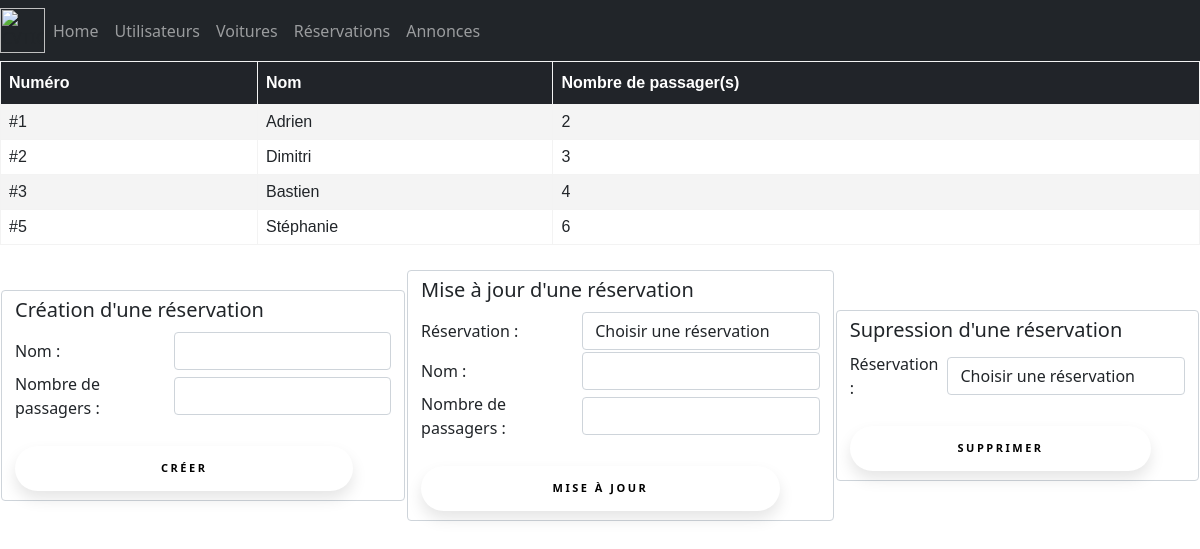
Page /reservations_crud.php on the earlier database version.
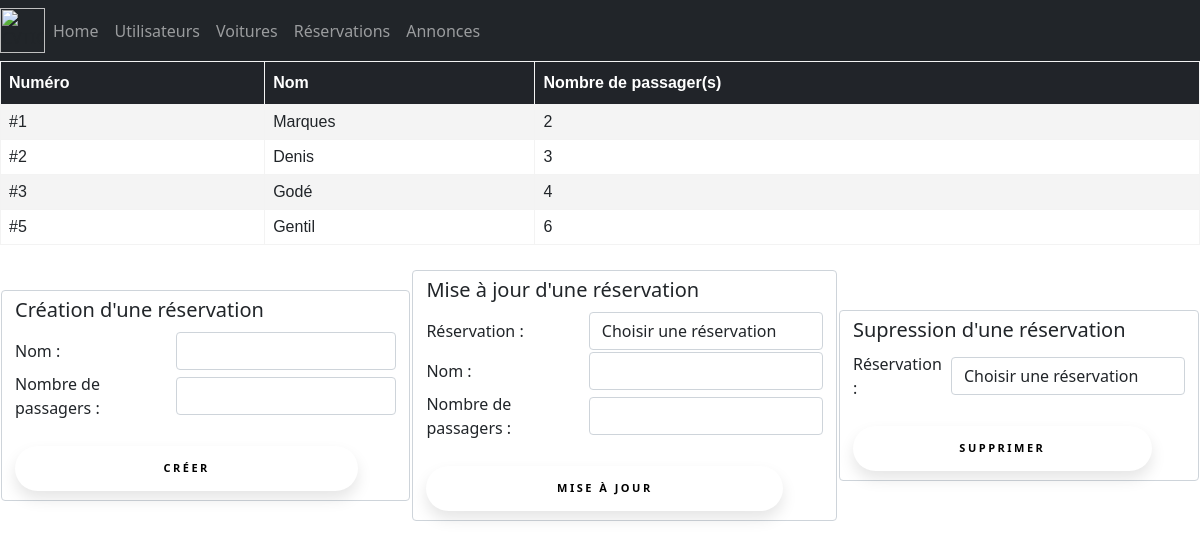
Same page on the later database version.
### tables this page shows
CREATE TABLE `reservations` (
  `id` int NOT NULL,
  `title` varchar(255) NOT NULL,
  `nbrPassengers` int NOT NULL
);

### class/Services/DataBaseService.php (called while the page is built, shortened)
<?php
class DataBaseService
{
    private $connection;
    public function __construct()
    {
        try {
            $this->connection = new PDO(
                'mysql:host=' . self::HOST . ';port=' . self::PORT . ';dbname=' . self::DATABASE_NAME,
                self::MYSQL_USER,
                self::MYSQL_PASSWORD
            );
            $this->connection->exec("SET CHARACTER SET utf8");
        } catch (Exception $e) {
            echo 'Erreur : ' . $e->getMessage();
        }
    }
    public function getReservations(): array
    {
        $reservations = [];
        $sql = 'SELECT * FROM reservations';
        $query = $this->connection->query($sql);
        $results = $query->fetchAll(PDO::FETCH_ASSOC);
        if (!empty($results)) {
            $reservations = $results;
        }
        return $reservations;
    }
}

### class/Services/ReservationsService.php (called while the page is built, shortened)
<?php
class ReservationsService
{
    public function getReservations(): array
    {
        $reservations = [];
        $dataBaseService = new DataBaseService();
        $reservationsDTO = $dataBaseService->getReservations();
        if (!empty($reservationsDTO)) {
            foreach ($reservationsDTO as $reservationDTO) {
                $reservation = new Reservation();
                $reservation->setId($reservationDTO['id']);
                $reservation->setTitle($reservationDTO['title']);
                $reservation->setNbrPassengers($reservationDTO['nbrPassengers']);
                $reservations[] = $reservation;
            }
        }
        return $reservations;
    }
}

### class/Entities/Reservation.php (called while the page is built, shortened)
<?php
class Reservation
{
    private $id;
    private $title;
    private $nbrPassengers;
    public function getId(): string
    {
        return $this->id;
    }
    public function setId(string $id): self
    {
        $this->id = $id;
        return $this;
    }
    public function getTitle(): string
    {
        return $this->title;
    }
    public function setTitle(string $title): self
    {
        $this->title = $title;
        return $this;
    }
    public function getNbrPassengers(): int
    {
        return $this->nbrPassengers;
    }
    public function setNbrPassengers(int $nbrPassengers): self
    {
        $this->nbrPassengers = $nbrPassengers;
        return $this;
    }
}

### reservations_crud.php (the view, shortened to what the changed rows need)
<head>
    <link href="css/style.css" rel="stylesheet" type="text/css">
</head>
<?php
include_once 'menu/nav.php';
$controller = new ReservationsController();
echo $controller->getReservations();
?>
<br>

### class/Controllers/ReservationsController.php (shortened to what the changed rows need)
<?php
class ReservationsController
{
    public function getReservations(): string
    {
        $html = '<table class="table_af">' .
        '<tr>' .
        '<th>Numéro</th>' .
        '<th>Nom</th>' .
        '<th>Nombre de passager(s)</th>' .
        '</tr>';
        $reservationsService = new ReservationsService();
        $reservations = $reservationsService->getReservations();
        foreach ($reservations as $reservation) {
            $html .=
                '<tr>'.
                '<td>'. '#' . $reservation->getId() . ' ' . '</td>' .
                '<td>'. $reservation->getTitle(). ' ' . '</td>' .
                '<td>'. $reservation->getNbrPassengers(). ' ' . '</td>' .
                '</tr>';
        }
        $html .= '</table>';
        return $html;
    }
}

Differences in the rows shown:
changed reservations id 1: title "Adrien" → "Marques"
changed reservations id 2: title "Dimitri" → "Denis"
changed reservations id 3: title "Bastien" → "Godé"
changed reservations id 5: title "Stéphanie" → "Gentil"
